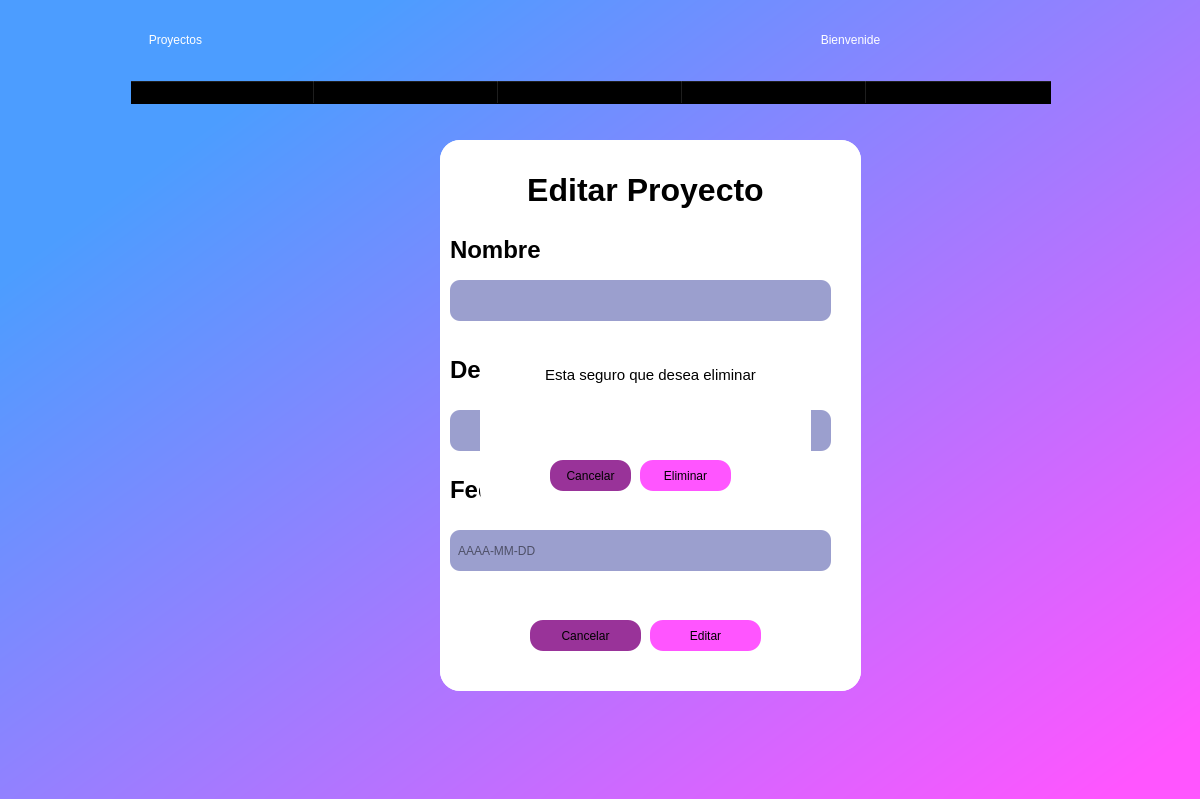
<?xml version="1.0" encoding="UTF-8"?>
<ui version="4.0">
 <class>Dialog</class>
 <widget class="QDialog" name="Dialog">
  <property name="geometry">
   <rect>
    <x>0</x>
    <y>0</y>
    <width>1200</width>
    <height>799</height>
   </rect>
  </property>
  <property name="windowTitle">
   <string>Dialog</string>
  </property>
  <widget class="QWidget" name="fondo" native="true">
   <property name="geometry">
    <rect>
     <x>-10</x>
     <y>0</y>
     <width>1231</width>
     <height>800</height>
    </rect>
   </property>
   <property name="mouseTracking">
    <bool>true</bool>
   </property>
   <property name="autoFillBackground">
    <bool>false</bool>
   </property>
   <property name="styleSheet">
    <string notr="true">background-color:qlineargradient(spread:pad, x1:0.147, y1:0.193182, x2:0.975, y2:0.925682, stop:0 rgba(76, 157, 255, 255), stop:0.997468 rgba(255, 85, 255, 255))</string>
   </property>
   <widget class="QLabel" name="label">
    <property name="geometry">
     <rect>
      <x>30</x>
      <y>0</y>
      <width>311</width>
      <height>81</height>
     </rect>
    </property>
    <property name="autoFillBackground">
     <bool>false</bool>
    </property>
    <property name="styleSheet">
     <string notr="true">font: 36pt &quot;Verdana&quot;; color:rgb(255, 255, 255);
background-color: rgba(0,0,0,0);
border-radius:20;</string>
    </property>
    <property name="text">
     <string>&lt;html&gt;&lt;head/&gt;&lt;body&gt;&lt;p align=&quot;center&quot;&gt;Proyectos&lt;/p&gt;&lt;/body&gt;&lt;/html&gt;</string>
    </property>
    <property name="alignment">
     <set>Qt::AlignLeading|Qt::AlignLeft|Qt::AlignVCenter</set>
    </property>
   </widget>
   <widget class="QTableWidget" name="tableWidget">
    <property name="geometry">
     <rect>
      <x>140</x>
      <y>80</y>
      <width>931</width>
      <height>571</height>
     </rect>
    </property>
    <property name="styleSheet">
     <string notr="true">background-color: rgba(0,0,0,0);
font: 12pt &quot;Verdana&quot;;</string>
    </property>
    <property name="showGrid">
     <bool>true</bool>
    </property>
    <property name="wordWrap">
     <bool>true</bool>
    </property>
    <attribute name="horizontalHeaderVisible">
     <bool>true</bool>
    </attribute>
    <attribute name="horizontalHeaderDefaultSectionSize">
     <number>184</number>
    </attribute>
    <attribute name="horizontalHeaderHighlightSections">
     <bool>true</bool>
    </attribute>
    <attribute name="verticalHeaderCascadingSectionResizes">
     <bool>false</bool>
    </attribute>
    <attribute name="verticalHeaderDefaultSectionSize">
     <number>30</number>
    </attribute>
    <column>
     <property name="text">
      <string>Nombre</string>
     </property>
     <property name="font">
      <font>
       <family>Verdana</family>
       <pointsize>12</pointsize>
       <weight>75</weight>
       <bold>true</bold>
      </font>
     </property>
    </column>
    <column>
     <property name="text">
      <string>Descripcion</string>
     </property>
     <property name="font">
      <font>
       <family>Verdana</family>
       <pointsize>12</pointsize>
       <weight>75</weight>
       <bold>true</bold>
      </font>
     </property>
    </column>
    <column>
     <property name="text">
      <string>Fecha de inicio</string>
     </property>
     <property name="font">
      <font>
       <family>Verdana</family>
       <pointsize>12</pointsize>
       <weight>75</weight>
       <bold>true</bold>
      </font>
     </property>
    </column>
    <column>
     <property name="text">
      <string>Editar</string>
     </property>
     <property name="font">
      <font>
       <family>Verdana</family>
       <pointsize>12</pointsize>
       <weight>75</weight>
       <bold>true</bold>
      </font>
     </property>
    </column>
    <column>
     <property name="text">
      <string>Eliminar</string>
     </property>
     <property name="font">
      <font>
       <family>Verdana</family>
       <pointsize>12</pointsize>
       <weight>75</weight>
       <bold>true</bold>
      </font>
     </property>
    </column>
   </widget>
   <widget class="QLabel" name="name">
    <property name="geometry">
     <rect>
      <x>970</x>
      <y>20</y>
      <width>221</width>
      <height>39</height>
     </rect>
    </property>
    <property name="styleSheet">
     <string notr="true">font: 26pt &quot;Rockwell&quot;; color:rgb(255, 255, 255);
background-color: rgba(0,0,0,0);
border-radius:20;</string>
    </property>
    <property name="text">
     <string/>
    </property>
   </widget>
   <widget class="QLabel" name="label_2">
    <property name="geometry">
     <rect>
      <x>720</x>
      <y>10</y>
      <width>281</width>
      <height>61</height>
     </rect>
    </property>
    <property name="autoFillBackground">
     <bool>false</bool>
    </property>
    <property name="styleSheet">
     <string notr="true">font: 26pt &quot;Rockwell&quot;; color:rgb(255, 255, 255);
background-color: rgba(0,0,0,0);
border-radius:20;</string>
    </property>
    <property name="text">
     <string>&lt;html&gt;&lt;head/&gt;&lt;body&gt;&lt;p align=&quot;center&quot;&gt;Bienvenide&lt;/p&gt;&lt;/body&gt;&lt;/html&gt;</string>
    </property>
    <property name="alignment">
     <set>Qt::AlignLeading|Qt::AlignLeft|Qt::AlignVCenter</set>
    </property>
   </widget>
   <widget class="QWidget" name="crp" native="true">
    <property name="geometry">
     <rect>
      <x>450</x>
      <y>140</y>
      <width>421</width>
      <height>551</height>
     </rect>
    </property>
    <property name="styleSheet">
     <string notr="true">background-color: rgb(255, 255, 255);
border-bottom-left-radius: 20px;
border-bottom-right-radius:20px;
border-top-left-radius: 20px;
border-top-right-radius: 20px;</string>
    </property>
    <widget class="QLabel" name="label_3">
     <property name="geometry">
      <rect>
       <x>10</x>
       <y>20</y>
       <width>391</width>
       <height>61</height>
      </rect>
     </property>
     <property name="autoFillBackground">
      <bool>false</bool>
     </property>
     <property name="styleSheet">
      <string notr="true">color: rgb(0, 0, 0);
font: 28pt &quot;Verdana&quot;;
background-color: rgba(0,0,0,0);
border-radius:20;</string>
     </property>
     <property name="text">
      <string>&lt;html&gt;&lt;head/&gt;&lt;body&gt;&lt;p align=&quot;center&quot;&gt;&lt;span style=&quot; font-size:24pt; font-weight:600;&quot;&gt;Crear Proyecto&lt;/span&gt;&lt;/p&gt;&lt;/body&gt;&lt;/html&gt;</string>
     </property>
     <property name="alignment">
      <set>Qt::AlignLeading|Qt::AlignLeft|Qt::AlignVCenter</set>
     </property>
    </widget>
    <widget class="QLabel" name="label_4">
     <property name="geometry">
      <rect>
       <x>10</x>
       <y>80</y>
       <width>281</width>
       <height>61</height>
      </rect>
     </property>
     <property name="autoFillBackground">
      <bool>false</bool>
     </property>
     <property name="styleSheet">
      <string notr="true">color: rgb(0, 0, 0);
background-color: rgba(0,0,0,0);
border-radius:20;
font: 75 16pt &quot;Verdana&quot;;</string>
     </property>
     <property name="text">
      <string>&lt;html&gt;&lt;head/&gt;&lt;body&gt;&lt;p&gt;&lt;span style=&quot; font-size:18pt; font-weight:600;&quot;&gt;Nombre&lt;/span&gt;&lt;/p&gt;&lt;/body&gt;&lt;/html&gt;</string>
     </property>
     <property name="alignment">
      <set>Qt::AlignLeading|Qt::AlignLeft|Qt::AlignVCenter</set>
     </property>
    </widget>
    <widget class="QPushButton" name="cancelarbtn">
     <property name="geometry">
      <rect>
       <x>90</x>
       <y>480</y>
       <width>111</width>
       <height>31</height>
      </rect>
     </property>
     <property name="styleSheet">
      <string notr="true">background-color: rgb(153, 51, 153);
border-radius:13px;</string>
     </property>
     <property name="text">
      <string>Cancelar</string>
     </property>
    </widget>
    <widget class="QLabel" name="label_6">
     <property name="geometry">
      <rect>
       <x>10</x>
       <y>200</y>
       <width>281</width>
       <height>61</height>
      </rect>
     </property>
     <property name="autoFillBackground">
      <bool>false</bool>
     </property>
     <property name="styleSheet">
      <string notr="true">color: rgb(0, 0, 0);
background-color: rgba(0,0,0,0);
border-radius:20;
font: 75 16pt &quot;Verdana&quot;;</string>
     </property>
     <property name="text">
      <string>&lt;html&gt;&lt;head/&gt;&lt;body&gt;&lt;p&gt;&lt;span style=&quot; font-size:18pt; font-weight:600;&quot;&gt;Descripcion&lt;/span&gt;&lt;/p&gt;&lt;/body&gt;&lt;/html&gt;</string>
     </property>
     <property name="alignment">
      <set>Qt::AlignLeading|Qt::AlignLeft|Qt::AlignVCenter</set>
     </property>
    </widget>
    <widget class="QLabel" name="label_5">
     <property name="geometry">
      <rect>
       <x>10</x>
       <y>320</y>
       <width>281</width>
       <height>61</height>
      </rect>
     </property>
     <property name="autoFillBackground">
      <bool>false</bool>
     </property>
     <property name="styleSheet">
      <string notr="true">color: rgb(0, 0, 0);
background-color: rgba(0,0,0,0);
border-radius:20;
font: 75 16pt &quot;Verdana&quot;;</string>
     </property>
     <property name="text">
      <string>&lt;html&gt;&lt;head/&gt;&lt;body&gt;&lt;p&gt;&lt;span style=&quot; font-size:18pt; font-weight:600;&quot;&gt;Fecha de inicio&lt;/span&gt;&lt;/p&gt;&lt;/body&gt;&lt;/html&gt;</string>
     </property>
     <property name="alignment">
      <set>Qt::AlignLeading|Qt::AlignLeft|Qt::AlignVCenter</set>
     </property>
    </widget>
    <widget class="QLineEdit" name="nom">
     <property name="geometry">
      <rect>
       <x>10</x>
       <y>140</y>
       <width>381</width>
       <height>41</height>
      </rect>
     </property>
     <property name="styleSheet">
      <string notr="true">background-color: rgb(155, 159, 206);
border-radius:10px;
font: 12pt &quot;Verdana&quot;;</string>
     </property>
    </widget>
    <widget class="QLineEdit" name="des">
     <property name="geometry">
      <rect>
       <x>10</x>
       <y>270</y>
       <width>381</width>
       <height>41</height>
      </rect>
     </property>
     <property name="styleSheet">
      <string notr="true">background-color: rgb(155, 159, 206);
border-radius:10px;
font: 12pt &quot;Verdana&quot;;</string>
     </property>
    </widget>
    <widget class="QLineEdit" name="fech">
     <property name="geometry">
      <rect>
       <x>10</x>
       <y>390</y>
       <width>381</width>
       <height>41</height>
      </rect>
     </property>
     <property name="styleSheet">
      <string notr="true">background-color: rgb(155, 159, 206);
border-radius:10px;
font: 12pt &quot;Verdana&quot;;</string>
     </property>
     <property name="inputMask">
      <string/>
     </property>
     <property name="text">
      <string/>
     </property>
     <property name="placeholderText">
      <string>  AAAA-MM-DD</string>
     </property>
    </widget>
    <widget class="QPushButton" name="crearbtn">
     <property name="geometry">
      <rect>
       <x>210</x>
       <y>480</y>
       <width>111</width>
       <height>31</height>
      </rect>
     </property>
     <property name="styleSheet">
      <string notr="true">background-color:rgb(255, 85, 255);
border-radius:13px;</string>
     </property>
     <property name="text">
      <string>Crear</string>
     </property>
    </widget>
   </widget>
   <widget class="QWidget" name="crp_2" native="true">
    <property name="geometry">
     <rect>
      <x>450</x>
      <y>140</y>
      <width>421</width>
      <height>551</height>
     </rect>
    </property>
    <property name="styleSheet">
     <string notr="true">background-color: rgb(255, 255, 255);
border-bottom-left-radius: 20px;
border-bottom-right-radius:20px;
border-top-left-radius: 20px;
border-top-right-radius: 20px;</string>
    </property>
    <widget class="QLabel" name="label_8">
     <property name="geometry">
      <rect>
       <x>10</x>
       <y>20</y>
       <width>391</width>
       <height>61</height>
      </rect>
     </property>
     <property name="autoFillBackground">
      <bool>false</bool>
     </property>
     <property name="styleSheet">
      <string notr="true">color: rgb(0, 0, 0);
font: 28pt &quot;Verdana&quot;;
background-color: rgba(0,0,0,0);
border-radius:20;</string>
     </property>
     <property name="text">
      <string>&lt;html&gt;&lt;head/&gt;&lt;body&gt;&lt;p align=&quot;center&quot;&gt;&lt;span style=&quot; font-size:24pt; font-weight:600;&quot;&gt;Editar Proyecto&lt;/span&gt;&lt;/p&gt;&lt;/body&gt;&lt;/html&gt;</string>
     </property>
     <property name="alignment">
      <set>Qt::AlignLeading|Qt::AlignLeft|Qt::AlignVCenter</set>
     </property>
    </widget>
    <widget class="QLabel" name="label_9">
     <property name="geometry">
      <rect>
       <x>10</x>
       <y>80</y>
       <width>281</width>
       <height>61</height>
      </rect>
     </property>
     <property name="autoFillBackground">
      <bool>false</bool>
     </property>
     <property name="styleSheet">
      <string notr="true">color: rgb(0, 0, 0);
background-color: rgba(0,0,0,0);
border-radius:20;
font: 75 16pt &quot;Verdana&quot;;</string>
     </property>
     <property name="text">
      <string>&lt;html&gt;&lt;head/&gt;&lt;body&gt;&lt;p&gt;&lt;span style=&quot; font-size:18pt; font-weight:600;&quot;&gt;Nombre&lt;/span&gt;&lt;/p&gt;&lt;/body&gt;&lt;/html&gt;</string>
     </property>
     <property name="alignment">
      <set>Qt::AlignLeading|Qt::AlignLeft|Qt::AlignVCenter</set>
     </property>
    </widget>
    <widget class="QPushButton" name="cancelarbtn_3">
     <property name="geometry">
      <rect>
       <x>90</x>
       <y>480</y>
       <width>111</width>
       <height>31</height>
      </rect>
     </property>
     <property name="styleSheet">
      <string notr="true">background-color: rgb(153, 51, 153);
border-radius:13px;</string>
     </property>
     <property name="text">
      <string>Cancelar</string>
     </property>
    </widget>
    <widget class="QLabel" name="label_10">
     <property name="geometry">
      <rect>
       <x>10</x>
       <y>200</y>
       <width>281</width>
       <height>61</height>
      </rect>
     </property>
     <property name="autoFillBackground">
      <bool>false</bool>
     </property>
     <property name="styleSheet">
      <string notr="true">color: rgb(0, 0, 0);
background-color: rgba(0,0,0,0);
border-radius:20;
font: 75 16pt &quot;Verdana&quot;;</string>
     </property>
     <property name="text">
      <string>&lt;html&gt;&lt;head/&gt;&lt;body&gt;&lt;p&gt;&lt;span style=&quot; font-size:18pt; font-weight:600;&quot;&gt;Descripcion&lt;/span&gt;&lt;/p&gt;&lt;/body&gt;&lt;/html&gt;</string>
     </property>
     <property name="alignment">
      <set>Qt::AlignLeading|Qt::AlignLeft|Qt::AlignVCenter</set>
     </property>
    </widget>
    <widget class="QLabel" name="label_11">
     <property name="geometry">
      <rect>
       <x>10</x>
       <y>320</y>
       <width>281</width>
       <height>61</height>
      </rect>
     </property>
     <property name="autoFillBackground">
      <bool>false</bool>
     </property>
     <property name="styleSheet">
      <string notr="true">color: rgb(0, 0, 0);
background-color: rgba(0,0,0,0);
border-radius:20;
font: 75 16pt &quot;Verdana&quot;;</string>
     </property>
     <property name="text">
      <string>&lt;html&gt;&lt;head/&gt;&lt;body&gt;&lt;p&gt;&lt;span style=&quot; font-size:18pt; font-weight:600;&quot;&gt;Fecha de inicio&lt;/span&gt;&lt;/p&gt;&lt;/body&gt;&lt;/html&gt;</string>
     </property>
     <property name="alignment">
      <set>Qt::AlignLeading|Qt::AlignLeft|Qt::AlignVCenter</set>
     </property>
    </widget>
    <widget class="QLineEdit" name="nom_2">
     <property name="geometry">
      <rect>
       <x>10</x>
       <y>140</y>
       <width>381</width>
       <height>41</height>
      </rect>
     </property>
     <property name="styleSheet">
      <string notr="true">background-color: rgb(155, 159, 206);
border-radius:10px;
font: 12pt &quot;Verdana&quot;;</string>
     </property>
    </widget>
    <widget class="QLineEdit" name="des_2">
     <property name="geometry">
      <rect>
       <x>10</x>
       <y>270</y>
       <width>381</width>
       <height>41</height>
      </rect>
     </property>
     <property name="styleSheet">
      <string notr="true">background-color: rgb(155, 159, 206);
border-radius:10px;
font: 12pt &quot;Verdana&quot;;</string>
     </property>
    </widget>
    <widget class="QLineEdit" name="fech_2">
     <property name="geometry">
      <rect>
       <x>10</x>
       <y>390</y>
       <width>381</width>
       <height>41</height>
      </rect>
     </property>
     <property name="styleSheet">
      <string notr="true">background-color: rgb(155, 159, 206);
border-radius:10px;
font: 12pt &quot;Verdana&quot;;</string>
     </property>
     <property name="inputMask">
      <string/>
     </property>
     <property name="text">
      <string/>
     </property>
     <property name="placeholderText">
      <string>  AAAA-MM-DD</string>
     </property>
    </widget>
    <widget class="QPushButton" name="editarbtn">
     <property name="geometry">
      <rect>
       <x>210</x>
       <y>480</y>
       <width>111</width>
       <height>31</height>
      </rect>
     </property>
     <property name="styleSheet">
      <string notr="true">background-color:rgb(255, 85, 255);
border-radius:13px;</string>
     </property>
     <property name="text">
      <string>Editar</string>
     </property>
    </widget>
   </widget>
   <widget class="QWidget" name="eliminar" native="true">
    <property name="geometry">
     <rect>
      <x>490</x>
      <y>330</y>
      <width>331</width>
      <height>181</height>
     </rect>
    </property>
    <property name="styleSheet">
     <string notr="true">background-color: rgb(255, 255, 255);
border-bottom-left-radius: 20px;
border-bottom-right-radius:20px;
border-top-left-radius: 20px;
border-top-right-radius: 20px;</string>
    </property>
    <widget class="QLabel" name="label_7">
     <property name="geometry">
      <rect>
       <x>0</x>
       <y>10</y>
       <width>341</width>
       <height>71</height>
      </rect>
     </property>
     <property name="autoFillBackground">
      <bool>false</bool>
     </property>
     <property name="styleSheet">
      <string notr="true">color: rgb(0, 0, 0);
font: 18pt &quot;Verdana&quot;;
background-color: rgba(0,0,0,0);
border-radius:20;</string>
     </property>
     <property name="text">
      <string>&lt;html&gt;&lt;head/&gt;&lt;body&gt;&lt;p align=&quot;center&quot;&gt;&lt;span style=&quot; font-size:11pt;&quot;&gt;Esta seguro que desea eliminar&lt;/span&gt;&lt;/p&gt;&lt;/body&gt;&lt;/html&gt;</string>
     </property>
     <property name="alignment">
      <set>Qt::AlignLeading|Qt::AlignLeft|Qt::AlignVCenter</set>
     </property>
    </widget>
    <widget class="QLabel" name="nom_proy">
     <property name="geometry">
      <rect>
       <x>30</x>
       <y>70</y>
       <width>301</width>
       <height>41</height>
      </rect>
     </property>
     <property name="text">
      <string/>
     </property>
    </widget>
    <widget class="QPushButton" name="cancelarbtn_2">
     <property name="geometry">
      <rect>
       <x>70</x>
       <y>130</y>
       <width>81</width>
       <height>31</height>
      </rect>
     </property>
     <property name="styleSheet">
      <string notr="true">background-color: rgb(153, 51, 153);
border-radius:13px;</string>
     </property>
     <property name="text">
      <string>Cancelar</string>
     </property>
    </widget>
    <widget class="QPushButton" name="eliminarbtn">
     <property name="geometry">
      <rect>
       <x>160</x>
       <y>130</y>
       <width>91</width>
       <height>31</height>
      </rect>
     </property>
     <property name="styleSheet">
      <string notr="true">background-color:rgb(255, 85, 255);
border-radius:13px;</string>
     </property>
     <property name="text">
      <string>Eliminar</string>
     </property>
    </widget>
   </widget>
  </widget>
 </widget>
 <resources/>
 <connections/>
</ui>
